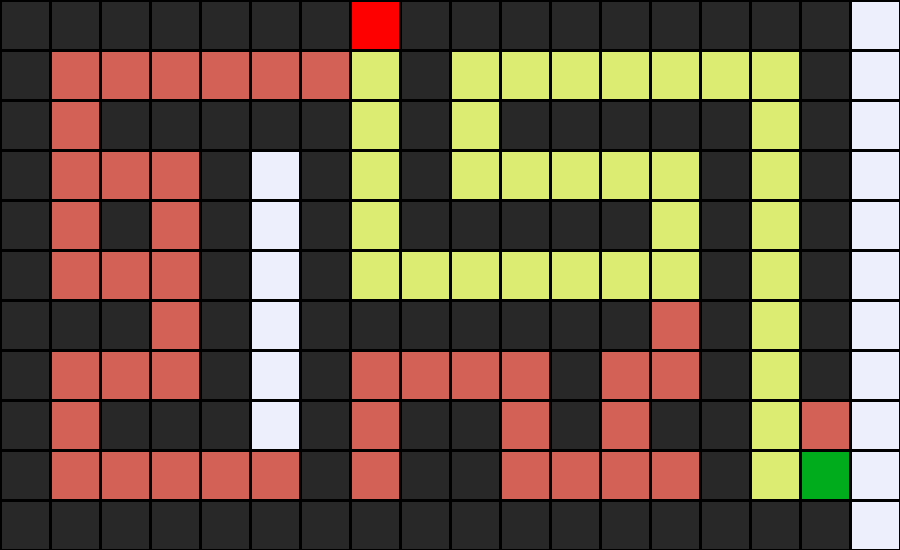

The script that saved this image:
import sys
from heapq import heappush, heappop


class Node:
    def __init__(self, state, parent, action, cost=0, hxfun=0):
        self.state = state
        self.parent = parent
        self.action = action
        self.cost = cost  
        self.hxfun = hxfun  
    def __lt__(self, other):
        return (self.cost + self.hxfun) < (other.cost + other.hxfun)

# instead of using any bfs or dfs we here are using A* algo, working on greedy first algo
class Maze:

    def __init__(self, filename):
        with open(filename) as f:
            contents = f.read()

        if contents.count("A") != 1:
            raise Exception("Can't have more than one starting point")
        if contents.count("B") != 1:
            raise Exception("maze must have exactly one goal")
        contents = contents.splitlines()
        self.height = len(contents)
        self.width = max(len(line) for line in contents)

        self.walls = []
        for i in range(self.height):
            row = []
            for j in range(self.width):
                try:
                    if contents[i][j] == "A":
                        self.start = (i, j)
                        row.append(False)
                    elif contents[i][j] == "B":
                        self.goal = (i, j)
                        row.append(False)
                    elif contents[i][j] == " ":
                        row.append(False)
                    else:
                        row.append(True)
                except IndexError:
                    row.append(False)
            self.walls.append(row)

        self.solution = None

    def print(self):
        solution = self.solution[1] if self.solution is not None else None
        print()
        for i, row in enumerate(self.walls):
            for j, col in enumerate(row):
                if col:
                    print("█", end="")
                elif (i, j) == self.start:
                    print("A", end="")
                elif (i, j) == self.goal:
                    print("B", end="")
                elif solution is not None and (i, j) in solution:
                    print("*", end="")
                else:
                    print(" ", end="")
            print()
        print()

    def neighbors(self, state):
        row, col = state
        candidates = [
            ("up", (row - 1, col)),
            ("down", (row + 1, col)),
            ("left", (row, col - 1)),
            ("right", (row, col + 1)),
        ]

        result = []
        for action, (r, c) in candidates:
            if 0 <= r < self.height and 0 <= c < self.width and not self.walls[r][c]:
                result.append((action, (r, c)))
        return result

    def hxfun(self, state):
        (x1, y1) = state
        (x2, y2) = self.goal
        return abs(x1 - x2) + abs(y1 - y2)

    def solve(self):

        frontier = []
        start_node = Node(
            state=self.start, parent=None, action=None, cost=0, hxfun=self.hxfun(self.start)
        )
        heappush(frontier, start_node)

        self.explored = set()
        self.num_explored = 0

        while frontier:
            node = heappop(frontier)
            self.num_explored += 1

            if node.state == self.goal:
                actions = []
                cells = []
                while node.parent is not None:
                    actions.append(node.action)
                    cells.append(node.state)
                    node = node.parent
                actions.reverse()
                cells.reverse()
                self.solution = (actions, cells)
                return

            self.explored.add(node.state)

            for action, state in self.neighbors(node.state):
                if state not in self.explored and not any(n.state == state for n in frontier):
                    cost = node.cost + 1  # Assuming uniform cost for all moves
                    hxfun = self.hxfun(state)
                    child = Node(state=state, parent=node, action=action, cost=cost, hxfun=hxfun)
                    heappush(frontier, child)

    def output_image(self, filename, show_solution=True, show_explored=False):
        from PIL import Image, ImageDraw

        cell_size = 50
        cell_border = 2

        img = Image.new(
            "RGBA", (self.width * cell_size, self.height * cell_size), "black"
        )
        draw = ImageDraw.Draw(img)

        solution = self.solution[1] if self.solution is not None else None
        for i, row in enumerate(self.walls):
            for j, col in enumerate(row):

                # Walls
                if col:
                    fill = (40, 40, 40)

                # root
                elif (i, j) == self.start:
                    fill = (255, 0, 0)

                # terminal
                elif (i, j) == self.goal:
                    fill = (0, 171, 28)

                # Solution
                elif solution is not None and show_solution and (i, j) in solution:
                    fill = (220, 235, 113)

                # Explored
                elif solution is not None and show_explored and (i, j) in self.explored:
                    fill = (212, 97, 85)

                # Empty cell
                else:
                    fill = (237, 240, 252)

                # Draw cell
                draw.rectangle(
                    (
                        [
                            (j * cell_size + cell_border, i * cell_size + cell_border),
                            (
                                (j + 1) * cell_size - cell_border,
                                (i + 1) * cell_size - cell_border,
                            ),
                        ]
                    ),
                    fill=fill,
                )

        img.save(filename)


if len(sys.argv) != 2:
    sys.exit("illegal Usage, instead USE: python maze.py maze.txt")

m = Maze(sys.argv[1])
print("Maze:")
m.print()
print("Solving...")
m.solve()
print("States Explored:", m.num_explored)
print("Solution:")
m.print()
m.output_image("maze.png", show_explored=True)
